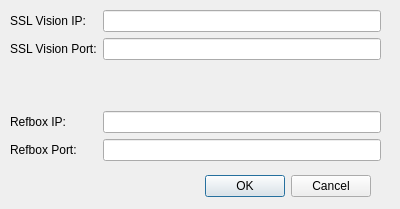
<?xml version="1.0" encoding="UTF-8"?>
<ui version="4.0">
 <class>Dialog</class>
 <widget class="QDialog" name="Dialog">
  <property name="geometry">
   <rect>
    <x>0</x>
    <y>0</y>
    <width>400</width>
    <height>209</height>
   </rect>
  </property>
  <property name="windowTitle">
   <string>Dialog</string>
  </property>
  <widget class="QDialogButtonBox" name="buttonBox">
   <property name="geometry">
    <rect>
     <x>30</x>
     <y>170</y>
     <width>341</width>
     <height>32</height>
    </rect>
   </property>
   <property name="orientation">
    <enum>Qt::Horizontal</enum>
   </property>
   <property name="standardButtons">
    <set>QDialogButtonBox::Cancel|QDialogButtonBox::Ok</set>
   </property>
  </widget>
  <widget class="QWidget" name="formLayoutWidget">
   <property name="geometry">
    <rect>
     <x>10</x>
     <y>10</y>
     <width>371</width>
     <height>151</height>
    </rect>
   </property>
   <layout class="QFormLayout" name="formLayout">
    <item row="0" column="1">
     <widget class="QLineEdit" name="sslv_ip_Edit"/>
    </item>
    <item row="0" column="0">
     <widget class="QLabel" name="label">
      <property name="text">
       <string>SSL Vision IP:</string>
      </property>
     </widget>
    </item>
    <item row="1" column="0">
     <widget class="QLabel" name="label_2">
      <property name="text">
       <string>SSL Vision Port:</string>
      </property>
     </widget>
    </item>
    <item row="3" column="0">
     <widget class="QLabel" name="label_3">
      <property name="text">
       <string>Refbox IP:</string>
      </property>
     </widget>
    </item>
    <item row="4" column="0">
     <widget class="QLabel" name="label_4">
      <property name="text">
       <string>Refbox Port:</string>
      </property>
     </widget>
    </item>
    <item row="1" column="1">
     <widget class="QLineEdit" name="sslv_port_Edit"/>
    </item>
    <item row="3" column="1">
     <widget class="QLineEdit" name="refbox_ip_Edit"/>
    </item>
    <item row="4" column="1">
     <widget class="QLineEdit" name="refbox_port_Edit"/>
    </item>
    <item row="2" column="0" colspan="2">
     <spacer name="verticalSpacer">
      <property name="orientation">
       <enum>Qt::Vertical</enum>
      </property>
      <property name="sizeHint" stdset="0">
       <size>
        <width>0</width>
        <height>10</height>
       </size>
      </property>
     </spacer>
    </item>
   </layout>
  </widget>
 </widget>
 <resources/>
 <connections>
  <connection>
   <sender>buttonBox</sender>
   <signal>accepted()</signal>
   <receiver>Dialog</receiver>
   <slot>accept()</slot>
   <hints>
    <hint type="sourcelabel">
     <x>248</x>
     <y>254</y>
    </hint>
    <hint type="destinationlabel">
     <x>157</x>
     <y>274</y>
    </hint>
   </hints>
  </connection>
  <connection>
   <sender>buttonBox</sender>
   <signal>rejected()</signal>
   <receiver>Dialog</receiver>
   <slot>reject()</slot>
   <hints>
    <hint type="sourcelabel">
     <x>316</x>
     <y>260</y>
    </hint>
    <hint type="destinationlabel">
     <x>286</x>
     <y>274</y>
    </hint>
   </hints>
  </connection>
 </connections>
</ui>
